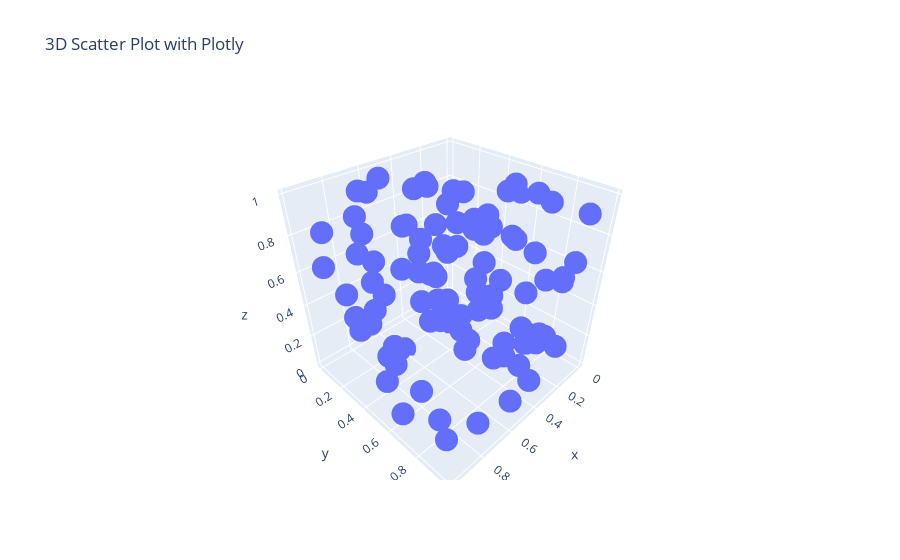

Notebook cell for this chart:
### Markdown cell above
### 3D Data Visualization with Plotly:

#### Introduction:
Plotly is a powerful library for interactive and dynamic visualizations. It offers robust support for creating 3D plots with enhanced interactivity.

#### 3D Scatter Plot with Plotly:

### Code cell
import plotly.express as px
import numpy as np

# Generate random 3D data
np.random.seed(42)
data_points = 100
x = np.random.rand(data_points)
y = np.random.rand(data_points)
z = np.random.rand(data_points)

# Create a 3D scatter plot with Plotly
fig = px.scatter_3d(x=x, y=y, z=z, title='3D Scatter Plot with Plotly')
fig.show()
